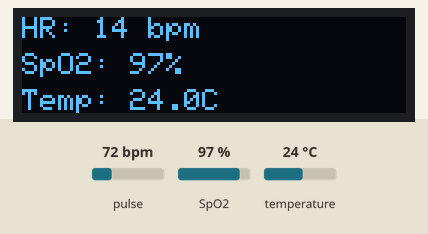
Simulated run of this sketch. Board: ESP8266 (NodeMCU). Parts: 128×32 one-colour display. The inputs (shaded band) are chosen by the test bench; at power-on: pulse 72 bpm, SpO2 97 %, temperature 24 °C. What the sketch prints to the serial monitor is not drawn.

Above: at 8.9 s.
9.0 s: pulse set to 42 bpm
At 12.8 s:
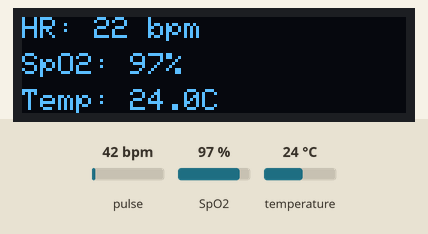
16.3 s: SpO2 set to 80 %
At 19.5 s:
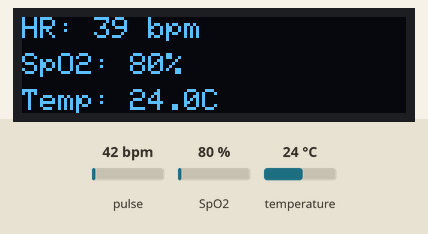
22.8 s: temperature set to 12 °C
At 25.1 s:
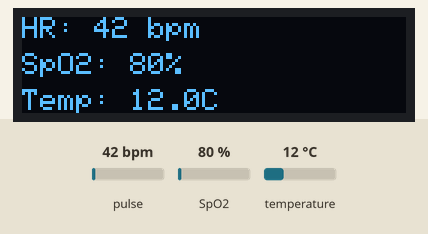
26.1 s: pulse set to 70 bpm
At 28.5 s:
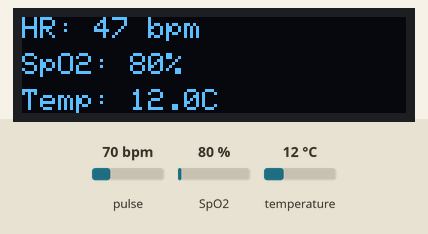
32.6 s: SpO2 set to 85 %
At 35.2 s:
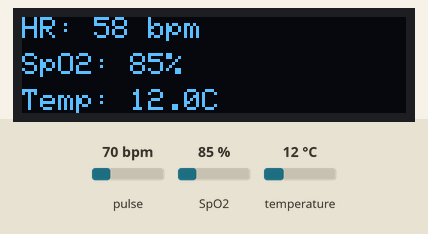
Timing chart, 0 to 36.7 s (numbered marks = the images above; inputs shaded):
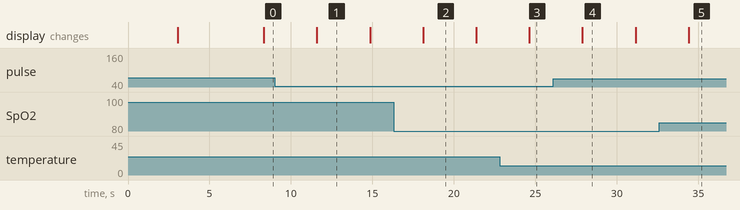

The sketch:

heart_rate_server_oled.ino
```cpp
#include <SPI.h>
#include <Wire.h>
#include <Adafruit_GFX.h>
#include <Adafruit_SSD1306.h>
#include "MAX30105.h"
#include "spo2_algorithm.h"
#include <ESP8266WiFi.h>
#include <ESP8266WebServer.h>

#define BUFFER_SIZE 100
#define FINGER_THRESHOLD 30000

#define SCREEN_WIDTH 128
#define SCREEN_HEIGHT 32
#define OLED_RESET -1
Adafruit_SSD1306 oled(SCREEN_WIDTH, SCREEN_HEIGHT, &Wire, OLED_RESET);

const char* ssid = "MyHealth";
const char* password = "123D56HI";

ESP8266WebServer server(80);
MAX30105 particleSensor;

IPAddress myIP;
uint32_t irBuffer[BUFFER_SIZE];
uint32_t redBuffer[BUFFER_SIZE];

int32_t spo2, heartRate;
int8_t validSPO2, validHeartRate;
float temperature;
int avgHR, avgSPO;

const int HR_AVG_SIZE = 5;
int hrBuffer[HR_AVG_SIZE] = {0};
int hrIndex = 0;

void setupOLED() {
  if (!oled.begin(SSD1306_SWITCHCAPVCC, 0x3C)) {
    Serial.println("OLED failed!");
    while (1);
  }
  oled.clearDisplay();
  oled.setTextSize(1);
  oled.setTextColor(WHITE);
  oled.setCursor(0, 0);
  oled.println("Initializing...");
  oled.display();
}

void setup() {
  Serial.begin(115200);
  Serial.println("Initializing...");

  setupOLED();
  delay(3000);

  WiFi.softAP(ssid, password);
  myIP = WiFi.softAPIP();
  Serial.println("Access Point Started");
  Serial.print("IP address: ");
  Serial.println(myIP);

  oled.clearDisplay();
  oled.setCursor(0, 0);
  oled.println("WiFi AP Started");
  oled.setCursor(0, 24);
  oled.println(myIP);
  oled.display();
  delay(3000);

  if (!particleSensor.begin(Wire, I2C_SPEED_FAST)) {
    Serial.println("MAX30105 was not found. Please check wiring/power.");
    while (1);
  }

  particleSensor.setup(60, 8, 2, 400, 411, 4096);
  particleSensor.enableDIETEMPRDY();

  server.on("/", handleRoot);
  server.on("/data", handleData);
  server.begin();
  Serial.println("HTTP server started");
}

void updateOLED() {
  oled.clearDisplay();
  oled.setCursor(0, 0);
  oled.print("HR: ");
  oled.print(avgHR);
  oled.print(" bpm");

  oled.setCursor(0, 12);
  oled.print("SpO2: ");
  if (validSPO2) {
    oled.print(avgSPO);
    oled.print("%");
  } else {
    oled.print("--%");
  }

  oled.setCursor(0, 24);
  oled.print("Temp: ");
  oled.print(String(temperature, 1));
  oled.print("C");

  oled.display();
}

void loop() {
  server.handleClient();

  int32_t irValue = particleSensor.getIR();
  if (irValue < FINGER_THRESHOLD) {
    Serial.println("No finger detected.");
    oled.clearDisplay();
    oled.setCursor(0, 0);
    oled.print("NO FINGER DETECTED");
    oled.setCursor(0, 24);
    oled.println(myIP);
    oled.display();
    delay(500);
    return;
  }

  for (int i = 0; i < BUFFER_SIZE; i++) {
    while (!particleSensor.available()) {
      particleSensor.check();
    }
    redBuffer[i] = particleSensor.getRed();
    irBuffer[i] = particleSensor.getIR();
    particleSensor.nextSample();
    delay(10);
  }

  maxim_heart_rate_and_oxygen_saturation(irBuffer, BUFFER_SIZE, redBuffer,
                                         &spo2, &validSPO2, &heartRate, &validHeartRate);

  if(validSPO2){
    avgSPO = spo2;
  }
  if (validHeartRate) {
    hrBuffer[hrIndex] = heartRate;
    hrIndex = (hrIndex + 1) % HR_AVG_SIZE;
    avgHR = 0;
    for (int i = 0; i < HR_AVG_SIZE; i++) avgHR += hrBuffer[i];
    avgHR /= HR_AVG_SIZE;
    Serial.print("HR=");
    Serial.print(avgHR);
    Serial.print(", SpO2=");
    Serial.println(spo2);
  } else {
    Serial.println("Invalid HR reading.");
  }

  temperature = particleSensor.readTemperature();
  Serial.print("Temp: ");
  Serial.print(temperature);
  Serial.println(" C");

  updateOLED();
  delay(1000);
}

void handleData() {
  String json = "{";
  json += "\"hr\":" + String(avgHR) + ",";
  json += "\"spo2\":" + String(avgSPO) + ",";
  json += "\"temp\":" + String(temperature, 1);
  json += "}";
  server.send(200, "application/json", json);
}

void handleRoot() {
  String html = R"=====(
  <!DOCTYPE html>
  <html>
  <head>
    <meta name="viewport" content="width=device-width, initial-scale=1">
    <title>ESP8266 Health Monitor</title>
    <style>
      body { font-family: Arial, sans-serif; text-align: center; margin-top: 50px; }
      .sensor { font-size: 24px; margin: 20px; }
      #hr, #spo2, #temp { font-weight: bold; color: #0066cc; }
    </style>
    <script>
      function updateData() {
        fetch("/data")
          .then(response => response.json())
          .then(data => {
            document.getElementById("hr").textContent = data.hr;
            document.getElementById("spo2").textContent = data.spo2;
            document.getElementById("temp").textContent = data.temp;
            setTimeout(updateData, 10000); // Refresh every 2 sec
          });
      }
      window.onload = updateData;
    </script>
  </head>
  <body>
    <h1>ESP8266 Health Monitor</h1>
    <div class="sensor">Heart Rate: <span id="hr">--</span> bpm</div>
    <div class="sensor">SpO2: <span id="spo2">--</span> %</div>
    <div class="sensor">Temperature: <span id="temp">--</span> &#8451;</div>
  </body>
  </html>
  )=====";
  server.send(200, "text/html", html);
}
```

Measured:
- after the input at 22.8 s, the display: changes after 1.8 s (image 3)
- after the input at 26.1 s, the display: changes after 1.8 s (image 4)
- what the display in image 1 shows lasts 3.3 s, from 11.6 s to 14.9 s
